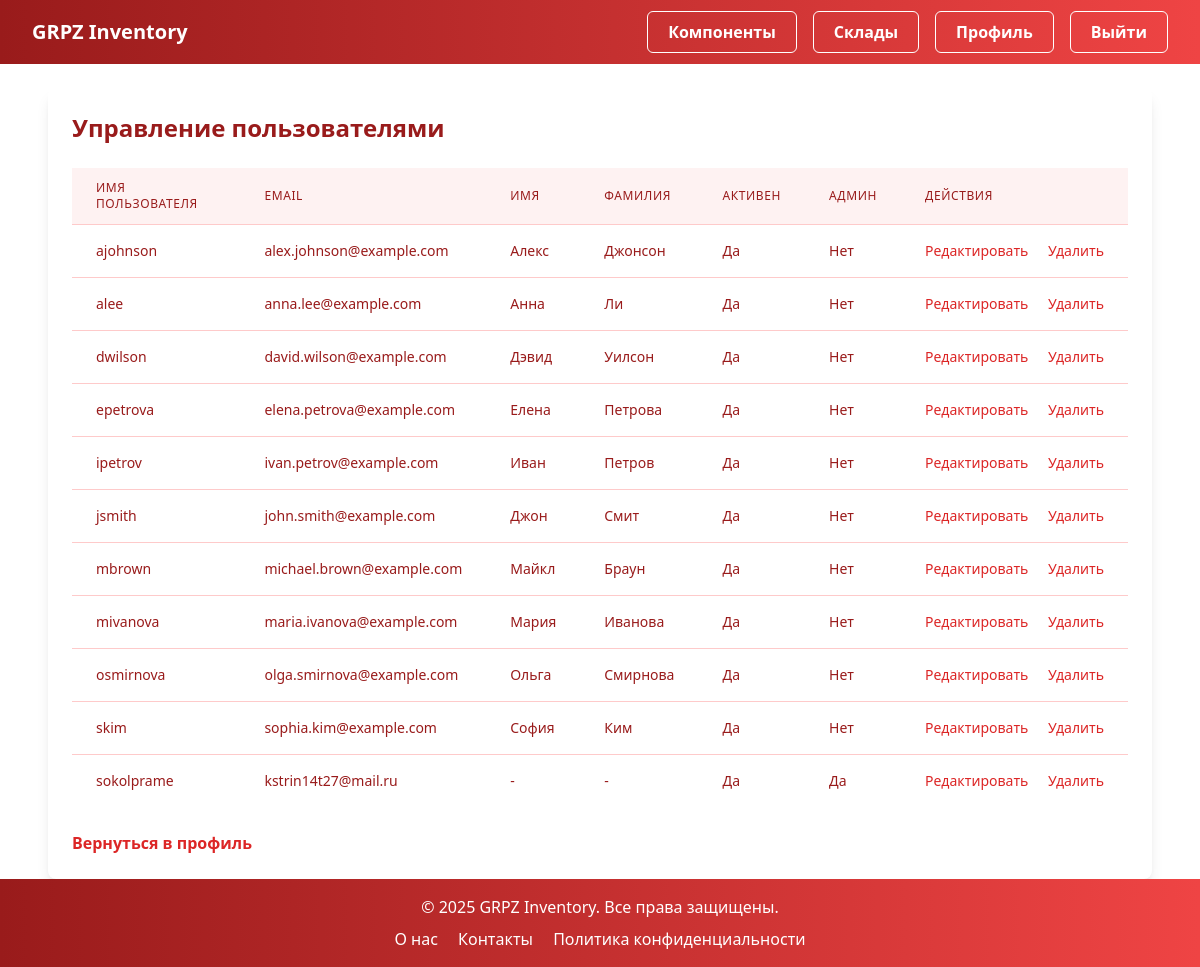
The page /users/admin/users/ (signed in) on the database its author committed.
### users/models.py (models this page shows, shortened)
class User(AbstractUser):
    ROLE_CHOICES = [
        ('admin', 'Администратор'),
        ('manager', 'Менеджер'),
        ('engineer', 'Инженер'),
        ('warehouse_worker', 'Кладовщик'),
        ('custom', 'Кастомная роль'),
    ]
    role = models.CharField(max_length=20, choices=ROLE_CHOICES, default='manager', verbose_name='Роль')
    telegram_id = models.CharField(max_length=50, blank=True, null=True, unique=True, verbose_name='Telegram ID')
    is_2fa_enabled = models.BooleanField(default=False, verbose_name='Включена двухфакторная аутентификация')
    class Meta:
        verbose_name = 'Пользователь'
        verbose_name_plural = 'Пользователи'

### users/views.py (the view)
# urls.py: path('admin/users/', views.user_list, name='user_list'),
@login_required
@user_passes_test(is_admin)
def user_list(request):
    users = User.objects.all().order_by('username')
    return render(request, 'users/admin/user_list.html', {'users': users})

### users/views.py (called while the page is built)
def is_admin(user):
    return user.is_staff or user.is_superuser

### users/templates/users/admin/user_list.html (shortened to what this page needs)
﻿{% extends 'base.html' %}
{% block content %}
<div class="rounded-lg bg-white p-6 shadow-lg">
    <h1 class="mb-6 text-2xl font-extrabold text-red-800">Управление пользователями</h1>
    <div class="overflow-x-auto">
        <table class="min-w-full divide-y divide-red-200">
            <thead class="bg-red-50">
                <tr>
                    <th class="px-6 py-3 text-left text-xs font-medium tracking-wider text-red-800 uppercase">Имя пользователя</th>
                    <th class="px-6 py-3 text-left text-xs font-medium tracking-wider text-red-800 uppercase">Email</th>
                    <th class="px-6 py-3 text-left text-xs font-medium tracking-wider text-red-800 uppercase">Имя</th>
                    <th class="px-6 py-3 text-left text-xs font-medium tracking-wider text-red-800 uppercase">Фамилия</th>
                    <th class="px-6 py-3 text-left text-xs font-medium tracking-wider text-red-800 uppercase">Активен</th>
                    <th class="px-6 py-3 text-left text-xs font-medium tracking-wider text-red-800 uppercase">Админ</th>
                    <th class="px-6 py-3 text-left text-xs font-medium tracking-wider text-red-800 uppercase">Действия</th>
                </tr>
            </thead>
            <tbody class="divide-y divide-red-200 bg-white">
                {% for user in users %}
                <tr class="hover:bg-red-50">
                    <td class="px-6 py-4 text-sm whitespace-nowrap text-red-800">{{ user.username }}</td>
                    <td class="px-6 py-4 text-sm whitespace-nowrap text-red-800">{{ user.email|default:"Не указан" }}</td>
                    <td class="px-6 py-4 text-sm whitespace-nowrap text-red-800">{{ user.first_name|default:"-" }}</td>
                    <td class="px-6 py-4 text-sm whitespace-nowrap text-red-800">{{ user.last_name|default:"-" }}</td>
                    <td class="px-6 py-4 text-sm whitespace-nowrap text-red-800">{{ user.is_active|yesno:"Да,Нет" }}</td>
                    <td class="px-6 py-4 text-sm whitespace-nowrap text-red-800">{{ user.is_staff|yesno:"Да,Нет" }}</td>
                    <td class="px-6 py-4 text-sm whitespace-nowrap">
                        <a href="{% url 'users:user_edit' user.id %}" class="mr-4 text-red-600 hover:text-red-900">Редактировать</a>
                        <a href="{% url 'users:user_delete' user.id %}" class="text-red-600 hover:text-red-900">Удалить</a>
                    </td>
                </tr>
                {% empty %}
                <tr>
                    <td colspan="7" class="px-6 py-4 text-center text-sm text-red-800">Пользователи отсутствуют.</td>
                </tr>
                {% endfor %}
            </tbody>
        </table>
    </div>
    <a href="{% url 'users:profile' %}" class="mt-6 inline-block font-semibold text-red-600 hover:text-red-900">Вернуться в профиль</a>
</div>
{% endblock %}

### templates/base.html (style rules this page uses)
html, body { margin: 0; padding: 0; height: 100%; }
body { display: flex; flex-direction: column; min-height: 100vh; }

### rows shown on the page
User: username "ajohnson", email "alex.johnson@example.com", first_name "Алекс", last_name "Джонсон", is_active "Да", is_staff "Нет"
User: username "alee", email "anna.lee@example.com", first_name "Анна", last_name "Ли", is_active "Да", is_staff "Нет"
User: username "dwilson", email "david.wilson@example.com", first_name "Дэвид", last_name "Уилсон", is_active "Да", is_staff "Нет"
User: username "epetrova", email "elena.petrova@example.com", first_name "Елена", last_name "Петрова", is_active "Да", is_staff "Нет"
User: username "ipetrov", email "ivan.petrov@example.com", first_name "Иван", last_name "Петров", is_active "Да", is_staff "Нет"
User: username "jsmith", email "john.smith@example.com", first_name "Джон", last_name "Смит", is_active "Да", is_staff "Нет"
User: username "mbrown", email "michael.brown@example.com", first_name "Майкл", last_name "Браун", is_active "Да", is_staff "Нет"
User: username "mivanova", email "maria.ivanova@example.com", first_name "Мария", last_name "Иванова", is_active "Да", is_staff "Нет"
User: username "osmirnova", email "olga.smirnova@example.com", first_name "Ольга", last_name "Смирнова", is_active "Да", is_staff "Нет"
User: username "skim", email "sophia.kim@example.com", first_name "София", last_name "Ким", is_active "Да", is_staff "Нет"
User: username "sokolprame", email "kstrin14t27@mail.ru", first_name "-", last_name "-", is_active "Да", is_staff "Да"
